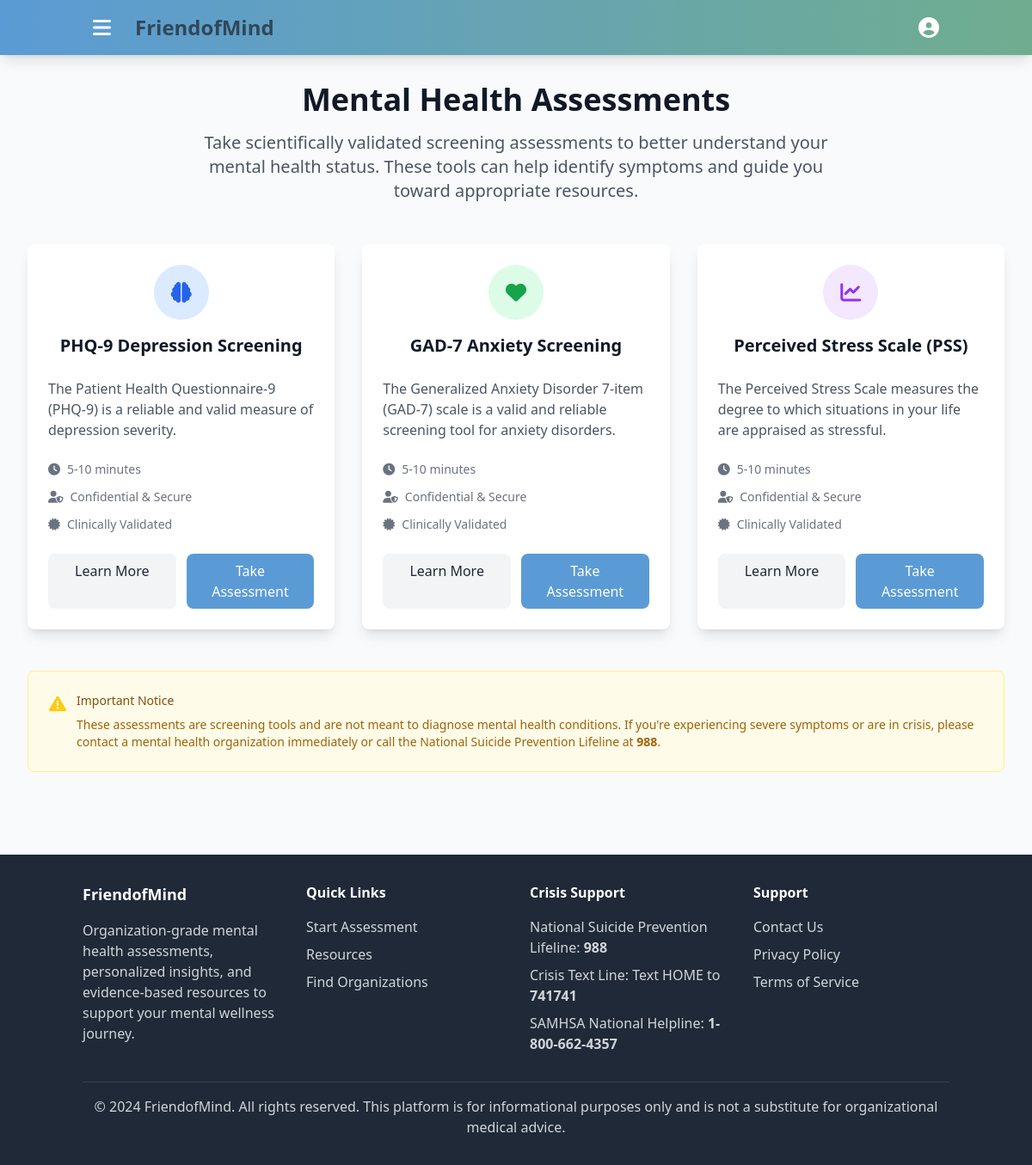
/screening/ (signed in), run on the app's committed database.
### screening/models.py (models this page shows, shortened)
class Assessment(models.Model):
    ASSESSMENT_TYPES = [
        ('phq9', 'PHQ-9 (Depression)'),
        ('gad7', 'GAD-7 (Anxiety)'),
        ('pss', 'PSS (Perceived Stress Scale)')
    ]
    name = models.CharField(max_length=50, choices=ASSESSMENT_TYPES)
    title = models.CharField(max_length=200)
    description = models.TextField()
    instructions = models.TextField()
    is_active = models.BooleanField(default=True)
    created_at = models.DateTimeField(default=timezone.now)

### screening/views.py (the view)
# urls.py: path('', views.AssessmentListView.as_view(), name='assessment_list'),
class AssessmentListView(LoginRequiredMixin, ListView):
    model = Assessment
    template_name = 'screening/assessment_list.html'
    context_object_name = 'assessments'
    def get_queryset(self):
        return Assessment.objects.filter(is_active=True)

### templates/screening/assessment_list.html (shortened to what this page needs)
{% extends 'base.html' %}
{% block content %}
<div class="max-w-7xl mx-auto px-4 sm:px-6 lg:px-8 py-8">
    <div class="text-center mb-12">
        <h1 class="text-4xl font-bold text-gray-900 mb-4">Mental Health Assessments</h1>
        <p class="text-xl text-gray-600 max-w-3xl mx-auto">
            Take scientifically validated screening assessments to better understand your mental health status.
            These tools can help identify symptoms and guide you toward appropriate resources.
        </p>
    </div>
    <div class="grid grid-cols-1 md:grid-cols-3 gap-8">
        {% for assessment in assessments %}
        <div class="bg-white rounded-lg shadow-lg p-6 hover:shadow-xl transition duration-300">
            <div class="text-center mb-6">
                {% if assessment.name == 'phq9' %}
                    <div class="bg-blue-100 w-16 h-16 rounded-full flex items-center justify-center mx-auto mb-4">
                        <i class="fas fa-brain text-blue-600 text-2xl"></i>
                    </div>
                {% elif assessment.name == 'gad7' %}
                    <div class="bg-green-100 w-16 h-16 rounded-full flex items-center justify-center mx-auto mb-4">
                        <i class="fas fa-heart text-green-600 text-2xl"></i>
                    </div>
                {% else %}
                    <div class="bg-purple-100 w-16 h-16 rounded-full flex items-center justify-center mx-auto mb-4">
                        <i class="fas fa-chart-line text-purple-600 text-2xl"></i>
                    </div>
                {% endif %}
                <h3 class="text-xl font-semibold text-gray-900">{{ assessment.title }}</h3>
            </div>
            <p class="text-gray-600 mb-6">{{ assessment.description }}</p>
            <div class="space-y-3 mb-6">
                <div class="flex items-center text-sm text-gray-500">
                    <i class="fas fa-clock mr-2"></i>
                    <span>5-10 minutes</span>
                </div>
                <div class="flex items-center text-sm text-gray-500">
                    <i class="fas fa-user-shield mr-2"></i>
                    <span>Confidential & Secure</span>
                </div>
                <div class="flex items-center text-sm text-gray-500">
                    <i class="fas fa-certificate mr-2"></i>
                    <span>Clinically Validated</span>
                </div>
            </div>
            <div class="flex space-x-3">
                <a href="{% url 'screening:assessment_detail' assessment.name %}"
                   class="flex-1 bg-gray-100 hover:bg-gray-200 text-gray-800 px-4 py-2 rounded-lg text-center transition duration-200">
                    Learn More
                </a>
                <a href="{% url 'screening:take_assessment' assessment.name %}"
                   class="flex-1 bg-primary hover:bg-blue-700 text-white px-4 py-2 rounded-lg text-center transition duration-200">
                    Take Assessment
                </a>
            </div>
        </div>
        {% endfor %}
    </div>
    <div class="mt-12 bg-yellow-50 border border-yellow-200 rounded-lg p-6">
        <div class="flex">
            <div class="flex-shrink-0">
                <i class="fas fa-exclamation-triangle text-yellow-400 text-xl"></i>
            </div>
            <div class="ml-3">
                <h3 class="text-sm font-medium text-yellow-800">Important Notice</h3>
                <div class="mt-2 text-sm text-yellow-700">
                    <p>
                        These assessments are screening tools and are not meant to diagnose mental health conditions.
                        If you're experiencing severe symptoms or are in crisis, please contact a mental health organization
                        immediately or call the National Suicide Prevention Lifeline at <strong>988</strong>.
                    </p>
                </div>
            </div>
        </div>
    </div>
</div>
{% endblock %}

### templates/base.html (style rules this page uses)
html { scroll-behavior: smooth; }

### data on the page
Assessment: name "phq9" (drawn), title "PHQ-9 Depression Screening", description "The Patient Health Questionnaire-9 (PHQ-9) is a reliable and valid measure of depression severity."
Assessment: name "gad7" (drawn), title "GAD-7 Anxiety Screening", description "The Generalized Anxiety Disorder 7-item (GAD-7) scale is a valid and reliable screening tool for anxiety disorders."
Assessment: name "pss" (drawn), title "Perceived Stress Scale (PSS)", description "The Perceived Stress Scale measures the degree to which situations in your life are appraised as stressful."
